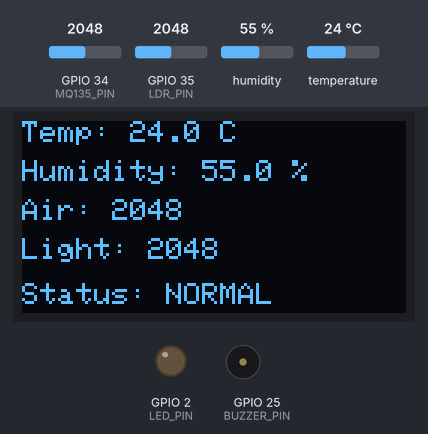
Simulated run of this sketch. Board: ESP32. On the bench: 128×64 one-colour display, output pins drawn as LEDs (lit = HIGH), buzzer (waves = sounding, pin HIGH). The inputs (shaded band) are chosen by the test bench; at power-on: humidity 55 %, GPIO 34 (MQ135_PIN) = 2048, GPIO 35 (LDR_PIN) = 2048, temperature 24 °C. WiFi joins after 1.5 s; servers stay silent unless stated; what the sketch prints to the serial monitor is not drawn.

Above: at 4.2 s.
4.3 s: humidity set to 79 %
At 7.0 s:
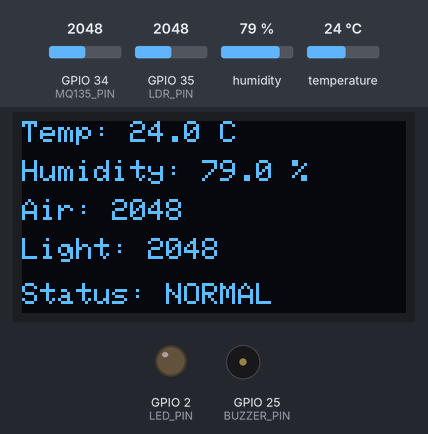
8.2 s: humidity set to 82 %
At 10.6 s:
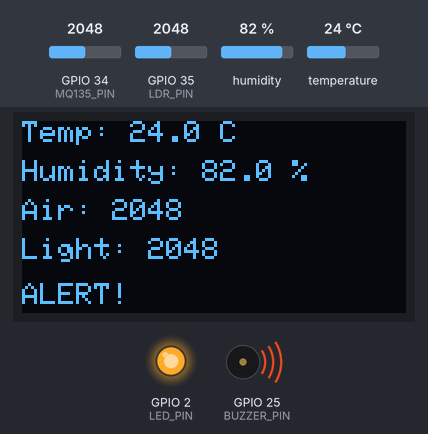
12.1 s: GPIO 34 (MQ135_PIN) set to 2540
At 13.0 s:
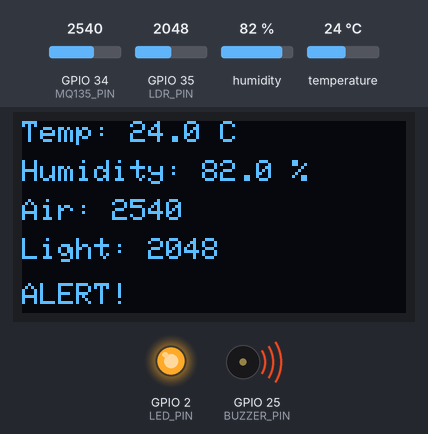
16.0 s: GPIO 35 (LDR_PIN) set to 2540
At 18.9 s:
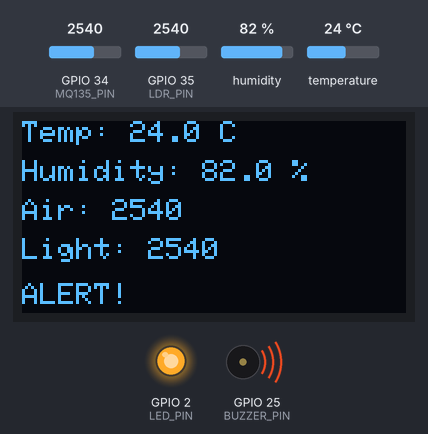
19.9 s: temperature set to 12 °C
At 22.5 s:
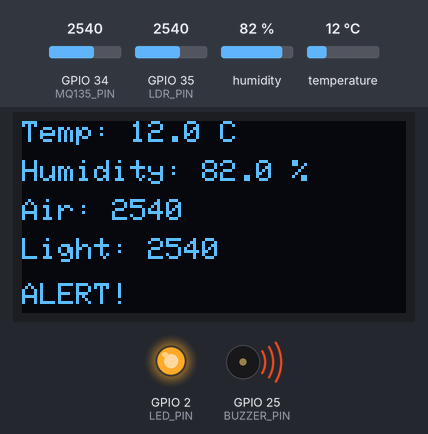
23.8 s: GPIO 34 (MQ135_PIN) set to 2460
At 24.9 s:
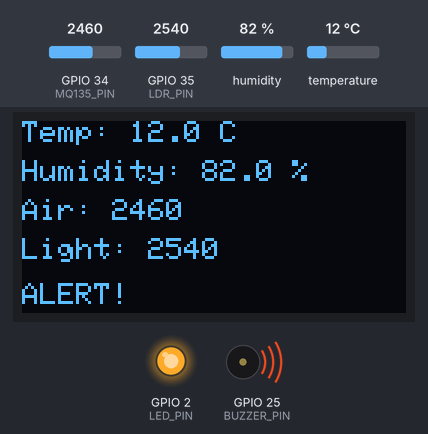
Timing chart, 0 to 26.8 s (numbered marks = the images above; inputs shaded):
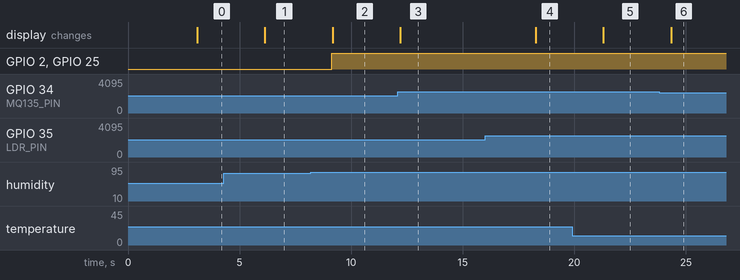

Measured:
- the behaviour switches between 80 and 81 % on humidity (found by bisection; images 1 and 2)
- after the input at 4.3 s, the display: changes after 1.8 s (image 1)
- after the input at 8.2 s, GPIO 2 (LED_PIN), GPIO 25 (BUZZER_PIN): LOW → HIGH after 0.94 s; the display: changes after 0.97 s (image 2)
- after the input at 12.1 s, the display: changes after 0.10 s (image 3)
- after the input at 16.0 s, the display: changes after 2.3 s (image 4)
- after the input at 19.9 s, the display: changes after 1.4 s (image 5)
- after the input at 23.8 s, the display: changes after 0.54 s (image 6)

The sketch:

environment_monitor.ino
```cpp
/*
  YuvaIntern Week 1 Task
  Smart Home Environment Monitoring System

  Hardware:
  - ESP32
  - DHT22 temperature/humidity sensor
  - MQ-135 air-quality sensor (analog)
  - LDR with voltage divider (analog)
  - 0.96" I2C OLED (SSD1306)
  - Buzzer
  - LED

  Required Arduino libraries:
  - DHT sensor library
  - Adafruit GFX Library
  - Adafruit SSD1306
*/

#include <WiFi.h>
#include <Wire.h>
#include <Adafruit_GFX.h>
#include <Adafruit_SSD1306.h>
#include <DHT.h>

// ---------- Pin definitions ----------
#define DHT_PIN       4
#define DHT_TYPE      DHT22
#define MQ135_PIN     34
#define LDR_PIN       35
#define BUZZER_PIN    25
#define LED_PIN       2

// ---------- OLED ----------
#define SCREEN_WIDTH  128
#define SCREEN_HEIGHT 64
#define OLED_RESET    -1
#define OLED_ADDRESS 0x3C

DHT dht(DHT_PIN, DHT_TYPE);
Adafruit_SSD1306 display(SCREEN_WIDTH, SCREEN_HEIGHT, &Wire, OLED_RESET);

// ---------- Wi-Fi ----------
const char* WIFI_SSID = "YOUR_WIFI_NAME";
const char* WIFI_PASSWORD = "YOUR_WIFI_PASSWORD";

// ---------- Thresholds ----------
const float TEMP_LIMIT = 35.0;       // °C
const float HUMIDITY_LIMIT = 80.0;   // %
const int AIR_QUALITY_LIMIT = 2500;  // Example ADC threshold
const int LIGHT_LIMIT = 300;         // Example ADC threshold

void showMessage(const char* line1, const char* line2) {
  display.clearDisplay();
  display.setTextSize(1);
  display.setTextColor(SSD1306_WHITE);
  display.setCursor(0, 15);
  display.println(line1);
  display.setCursor(0, 35);
  display.println(line2);
  display.display();
}

void setup() {
  Serial.begin(115200);

  pinMode(BUZZER_PIN, OUTPUT);
  pinMode(LED_PIN, OUTPUT);

  digitalWrite(BUZZER_PIN, LOW);
  digitalWrite(LED_PIN, LOW);

  dht.begin();

  if (!display.begin(SSD1306_SWITCHCAPVCC, OLED_ADDRESS)) {
    Serial.println("OLED initialization failed.");
  } else {
    showMessage("Smart Environment", "Monitor Starting...");
    delay(1500);
  }

  // Wi-Fi is optional. The system continues local monitoring
  // even if Wi-Fi is unavailable.
  WiFi.begin(WIFI_SSID, WIFI_PASSWORD);
  Serial.print("Connecting to Wi-Fi");

  unsigned long startTime = millis();
  while (WiFi.status() != WL_CONNECTED &&
         millis() - startTime < 10000) {
    delay(500);
    Serial.print(".");
  }

  if (WiFi.status() == WL_CONNECTED) {
    Serial.println("\nWi-Fi connected.");
    Serial.println(WiFi.localIP());
  } else {
    Serial.println("\nWi-Fi not available. Local monitoring continues.");
  }
}

void loop() {
  // Read DHT22
  float temperature = dht.readTemperature();
  float humidity = dht.readHumidity();

  // Read analog sensors
  int airQuality = analogRead(MQ135_PIN);
  int lightLevel = analogRead(LDR_PIN);

  // Check DHT22 reading
  if (isnan(temperature) || isnan(humidity)) {
    Serial.println("DHT22 reading failed.");
    showMessage("Sensor Error", "Check DHT22");
    delay(2000);
    return;
  }

  // Print readings to Serial Monitor
  Serial.println("----- Environment Data -----");
  Serial.print("Temperature: ");
  Serial.print(temperature);
  Serial.println(" °C");

  Serial.print("Humidity: ");
  Serial.print(humidity);
  Serial.println(" %");

  Serial.print("Air Quality ADC: ");
  Serial.println(airQuality);

  Serial.print("Light ADC: ");
  Serial.println(lightLevel);

  // Display readings
  display.clearDisplay();
  display.setTextSize(1);
  display.setTextColor(SSD1306_WHITE);

  display.setCursor(0, 0);
  display.print("Temp: ");
  display.print(temperature, 1);
  display.println(" C");

  display.setCursor(0, 13);
  display.print("Humidity: ");
  display.print(humidity, 1);
  display.println(" %");

  display.setCursor(0, 26);
  display.print("Air: ");
  display.println(airQuality);

  display.setCursor(0, 39);
  display.print("Light: ");
  display.println(lightLevel);

  // Alert condition
  bool alert = false;

  if (temperature > TEMP_LIMIT ||
      humidity > HUMIDITY_LIMIT ||
      airQuality > AIR_QUALITY_LIMIT ||
      lightLevel < LIGHT_LIMIT) {
    alert = true;
  }

  if (alert) {
    digitalWrite(BUZZER_PIN, HIGH);
    digitalWrite(LED_PIN, HIGH);

    display.setCursor(0, 54);
    display.println("ALERT!");
  } else {
    digitalWrite(BUZZER_PIN, LOW);
    digitalWrite(LED_PIN, LOW);

    display.setCursor(0, 54);
    display.println("Status: NORMAL");
  }

  display.display();

  // Wi-Fi status for future IoT/cloud integration
  if (WiFi.status() == WL_CONNECTED) {
    Serial.println("Wi-Fi: Connected");
    // Future extension:
    // Send temperature, humidity, airQuality and lightLevel
    // to an IoT/cloud platform using HTTP or MQTT.
  } else {
    Serial.println("Wi-Fi: Disconnected");
  }

  delay(3000);
}
```
